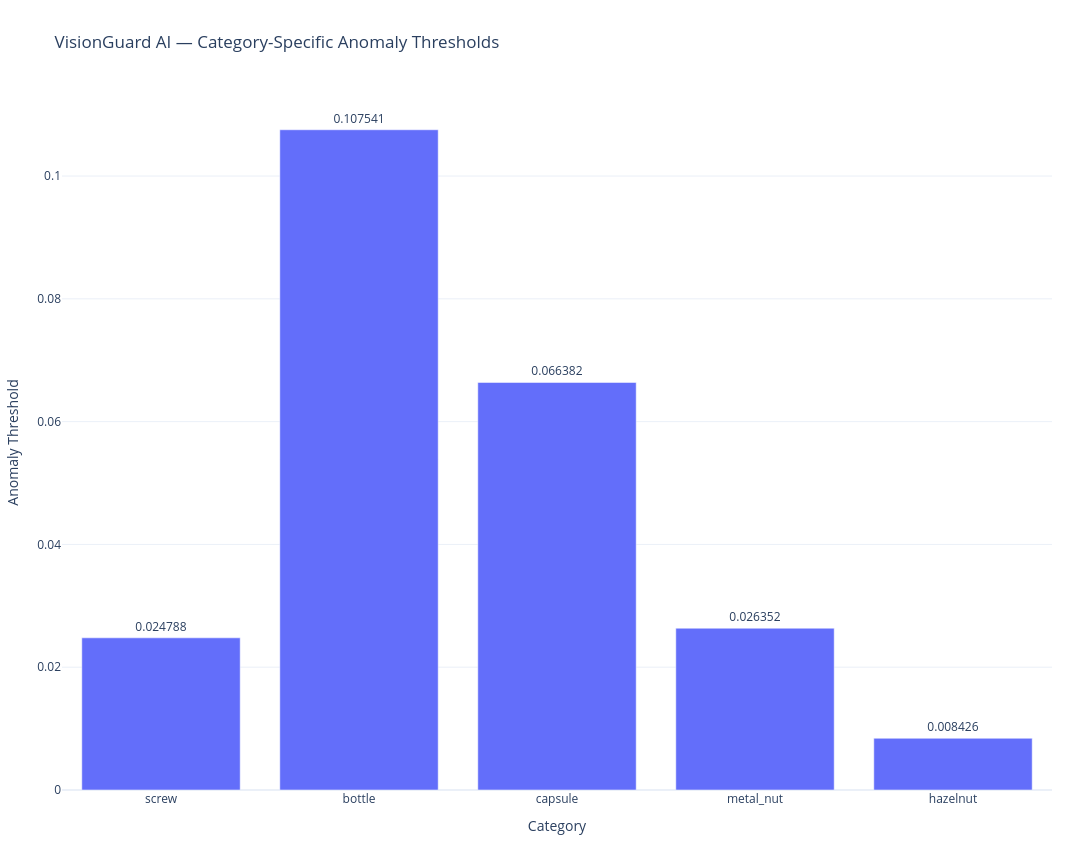

Notebook cell for this chart:
### Code cell
fig = px.bar(
    threshold_df,
    x="Category",
    y="Threshold",
    text="Threshold",
    title="VisionGuard AI — Category-Specific Anomaly Thresholds",
    template="plotly_white",
)

fig.update_traces(
    texttemplate="%{y:.6f}",
    textposition="outside",
)

fig.update_layout(
    yaxis_title="Anomaly Threshold",
)

finalize_plotly(
    fig,
    "VisionGuard AI — Category-Specific Anomaly Thresholds",
)

### Figure 1 — Plotly figure (JSON) as saved in the notebook; plotly's stock layout.template omitted (floating-point values rounded to 4 significant figures)
{"data": [{"hovertemplate": "Category=%{x}<br>Threshold=%{text}<extra></extra>", "legendgroup": "", "marker": {"color": "#636efa", "pattern": {"shape": ""}}, "name": "", "orientation": "v", "showlegend": false, "text": [0.02479, 0.1075, 0.06638, 0.02635, 0.008426], "textposition": "outside", "texttemplate": "%{y:.6f}", "type": "bar", "x": ["screw", "bottle", "capsule", "metal_nut", "hazelnut"], "xaxis": "x", "y": [0.02479, 0.1075, 0.06638, 0.02635, 0.008426], "yaxis": "y"}], "layout": {"barmode": "relative", "height": 850, "legend": {"tracegroupgap": 0}, "margin": {"b": 60, "l": 60, "r": 40, "t": 95}, "title": {"text": "VisionGuard AI — Category-Specific Anomaly Thresholds"}, "width": 1400, "xaxis": {"anchor": "y", "domain": [0, 1], "title": {"text": "Category"}}, "yaxis": {"anchor": "x", "domain": [0, 1], "title": {"text": "Anomaly Threshold"}}}}
